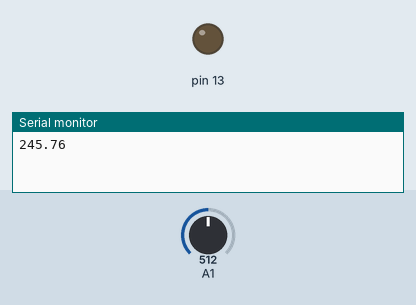
Bench run of a sketch on a simulated Arduino Uno, built with avr-gcc and run on an emulated ATmega328P. Shown: output pins drawn as LEDs (lit = HIGH), the last lines printed to the serial monitor. The test bench sets the inputs (shaded band); at power-on: A1 = 512.

Above: at 0.1 s.
At 1.1 s:
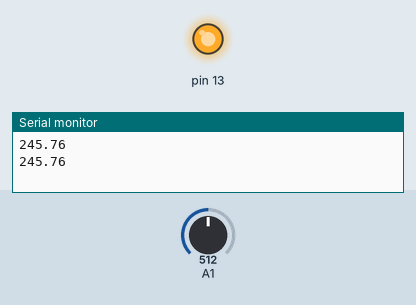
Timing chart, 0 to 2.6 s (numbered marks = the images above):
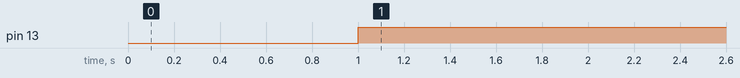

The sketch:

lm_35.ino
```cpp
void setup()
{
  pinMode(A1, INPUT);
  pinMode(13, OUTPUT);
  Serial.begin(9600);
}

void loop()
{

  int temp = analogRead(A1);
  float value = (temp *0.48);
  Serial.println(value);
  delay(1000);

  if(value>32){
    digitalWrite(13, HIGH);
  }
  else{
    digitalWrite(13,LOW);
  }

}
```

Measured:
- by itself, pin 13: LOW → HIGH at 1.0 s
